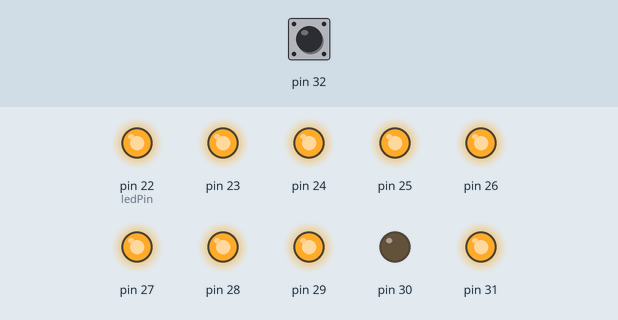
The sketch below on a simulated Arduino Mega 2560, built with avr-gcc and run on an emulated ATmega2560. On the bench: output pins drawn as LEDs (lit = HIGH). Dashed ring = blinking. The test bench sets the inputs (shaded band); at power-on: pin 32 LOW. Random numbers use the default seed unless the sketch sets one.

Above: at 18.0 s.
18.1 s: pin 32 driven HIGH
At 20.7 s:
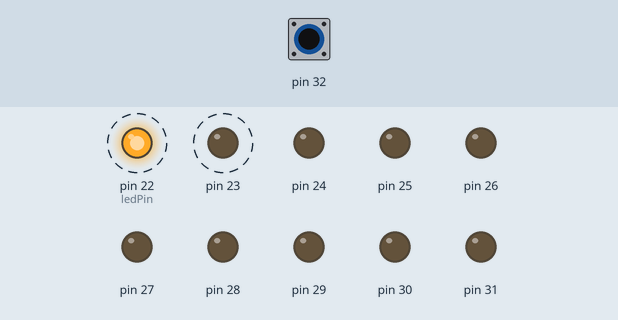
26.3 s: pin 32 pulsed LOW 5 times (0.12 s each, 0.3 s apart)
34.5 s: pin 32 driven LOW
At 35.9 s:
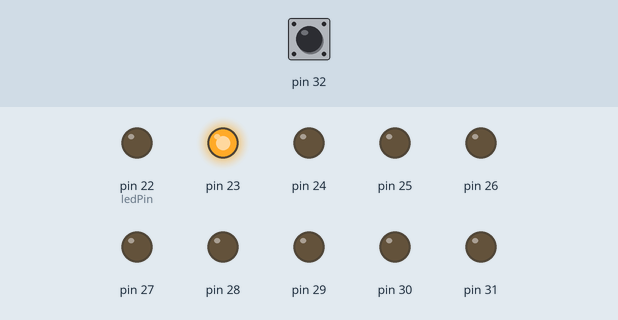
48.5 s: pin 32 driven HIGH
At 59.1 s:
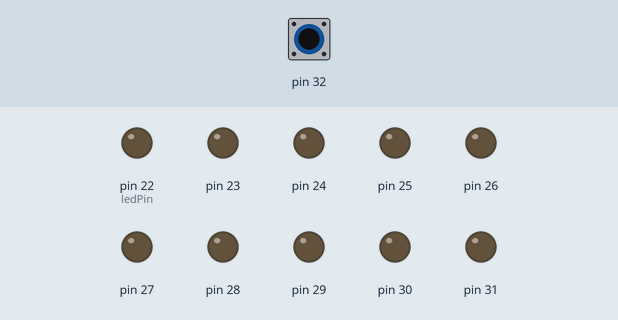
Timing chart, 0 to 78.7 s (numbered marks = the images above; inputs shaded):
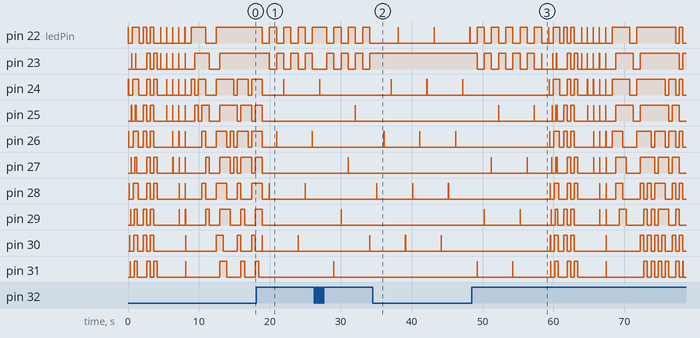

The sketch:

denghua.ino
```cpp
const int ledCol = 5;
// the column of led(there are only two rows)
const int ledPin = 22;
// the first pin to control led
const int lpPic3 = 2;
const int lpPic5 = 20;
const int butPin = ledPin + ledCol * 2;
void setup() {
  // put your setup code here, to run once:
  randomSeed(analogRead(0));
  for (int i = 0; i < ledCol * 2; ++i) {
    pinMode(ledPin + i, OUTPUT);
  }
  pinMode(butPin, INPUT);
}

void lightLed(int pin) {
  digitalWrite(pin, HIGH);
  delay(10);
  digitalWrite(pin, LOW);
}

void flashTogether(int num) {
  for (int i = 0; i < num; ++i) {
    lightLed(ledPin + i * 2);
    lightLed(ledPin + 1 + i * 2);
  }
  delay(800);
}

void lightLine(int line, int len) {
  if (len > 5) {
    len = 5;
  }
  for (int i = 0; i < len; ++i) {
    digitalWrite(ledPin + line + i * 2, HIGH);
  }
}

void loop() {
  // put your main code here, to run repeatedly:

  // pic one
  for (int i = 0; i < ledCol; ++i) {
    lightLed(ledPin + i * 2);
    delay(51);
  }
  for (int i = 0; i < ledCol; ++i) {
    lightLed(ledPin + ledCol * 2 - 1 - i * 2);
    delay(51);
  }

  // pic two
  for (int i = 0; i < ledCol; ++i) {
    digitalWrite(ledPin + i * 2, HIGH);
    delay(51);
  }
  for (int i = 0; i < ledCol; ++i) {
    digitalWrite(ledPin + ledCol * 2 - 1 - i * 2, HIGH);
    delay(51);
  }
  for (int i = 0; i < ledCol; ++i) {
    digitalWrite(ledPin + 1 + i * 2, LOW);
    delay(51);
  }
  for (int i = 0; i < ledCol; ++i) {
    digitalWrite(ledPin + ledCol * 2 - 2 - i * 2, LOW);
    delay(51);
  }

  delay(500);

  // pic three
  for (int n = 0; n < lpPic3 * 2; ++n) {
    if (n % 2 == 0) {
      // M type
      for (int i = 0; i < ledCol; ++i) {
        digitalWrite(ledPin + i * 2 + i % 2, HIGH);
      }
    } else {
      // W type
      for (int i = 0; i < ledCol; ++i) {
        digitalWrite(ledPin + i * 2 + (i + 1) % 2, HIGH);
      }
    }
    delay(500);
    for (int i = 0; i < ledCol * 2; ++i) {
      digitalWrite(ledPin + i, LOW);
    }
  }

  delay(500);

  // pic four
  flashTogether(1);
  flashTogether(2);
  flashTogether(3);
  flashTogether(4);
  flashTogether(5);

  // pic five
  int left = 0, right = random(6);
  for (int i = 0; i < lpPic5; ++i) {
    for (int k = 0; k < ledCol * 2; ++k) {
      digitalWrite(ledPin + k, LOW);
    }
    lightLine(1, left);
    lightLine(0, right);
    left = right;
    right = random(6);
    delay(500);
  }
  for (int i = 0; i < ledCol * 2; ++i) {
    digitalWrite(ledPin + i, LOW);
  }

  // game
  int fail = 0;
  int p = 0;
  // 0 for down/right and 1 for up/left
  while (fail != 1) {
    int lr = random(2);
    // 1 for down/right and 0 for up/left
    for (int i = 0; i < ledCol; ++i) {
      int butState = digitalRead(butPin);
      if(butState == HIGH) {
        // blocked
        digitalWrite(ledPin + !p, HIGH);
        digitalWrite(ledPin + p, LOW);
        p = !p;
      } else {
        digitalWrite(ledPin + p, HIGH);
        digitalWrite(ledPin + !p, LOW);
      }
      lightLed(ledPin + ledCol * 2 - 1 - lr - i * 2);
      if (i == 4 && lr == !p) {
        fail = 1;
      }
      delay(1000);
    }
  }
  // game end
}
```
